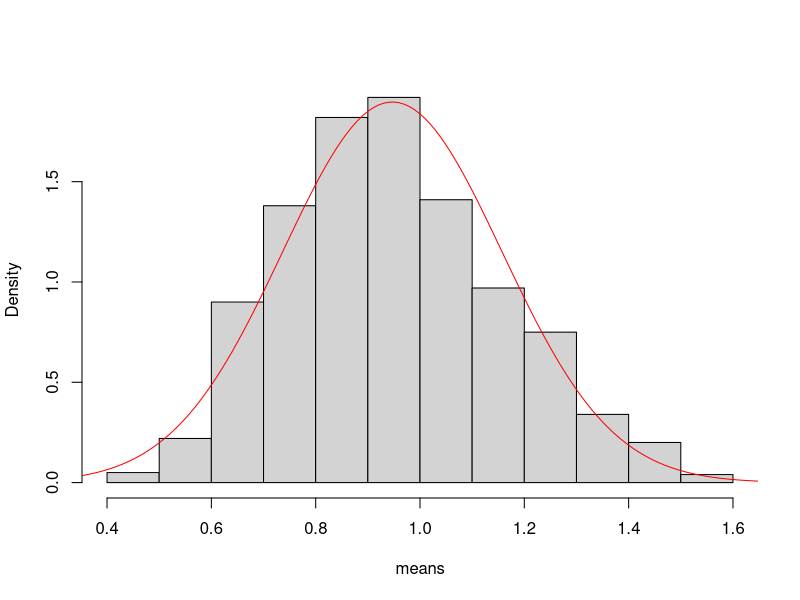

Write R code to recreate this figure.
## ---- chunk 1
knitr::opts_chunk$set(echo = TRUE)
## ---- chunk 2
set.seed(1234567)

s<-1000
n<-21

expo<-rexp(s)
meanArray<-array(0, dim=s)
for(i in 1:s){
    x<-sample(expo,n,replace=FALSE)
    meanArray[i]<-mean(x)
    #print(x)
}
hist(meanArray, main="", xlab="means", freq=FALSE)
lines(seq(0,2,0.01), dnorm(seq(0,2,0.01), mean(meanArray), sd(meanArray)), type='l', 
     xlab="Z", ylab='Density', col='red')

print(mean(meanArray))
print(sd(meanArray))
